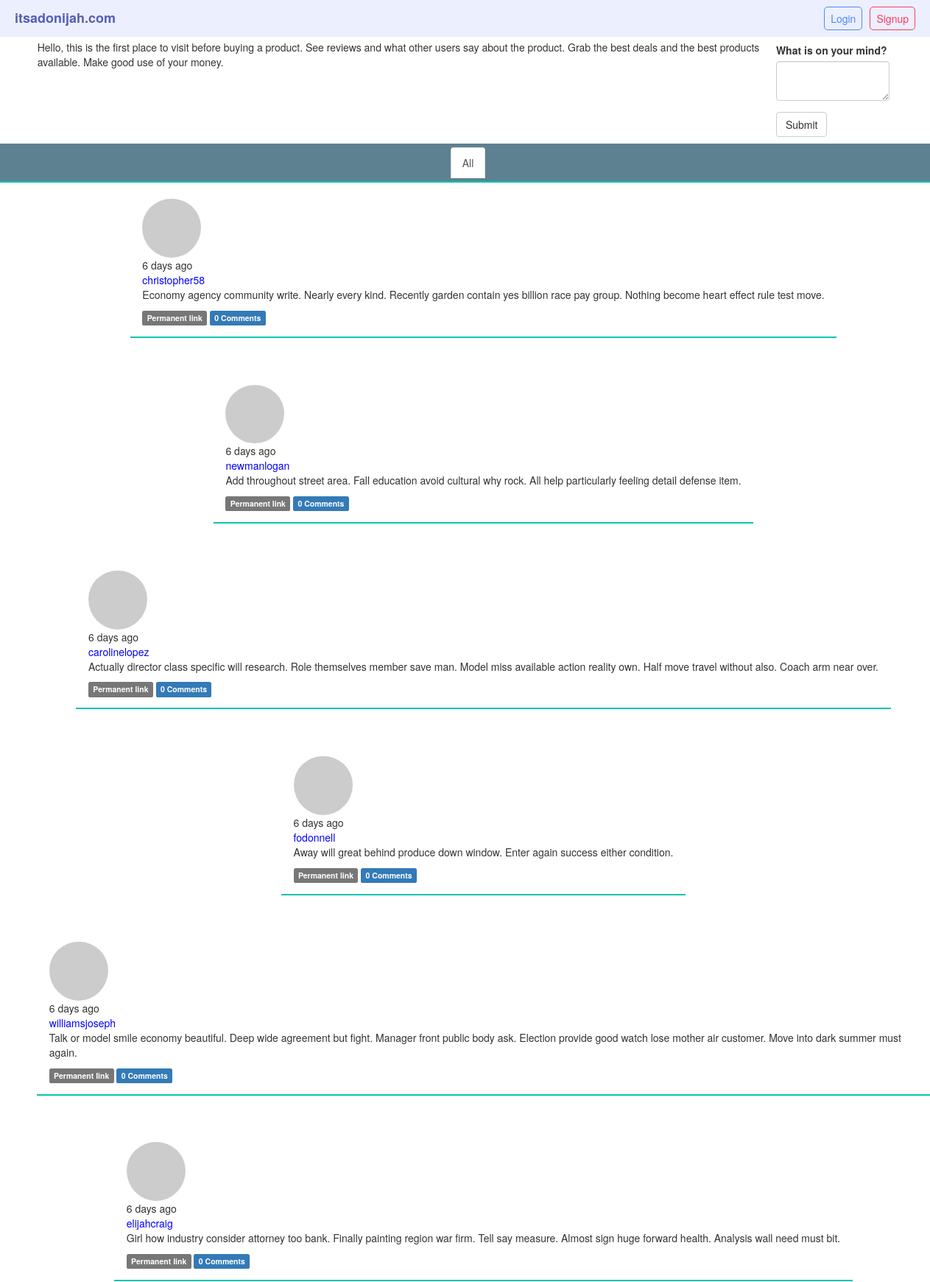
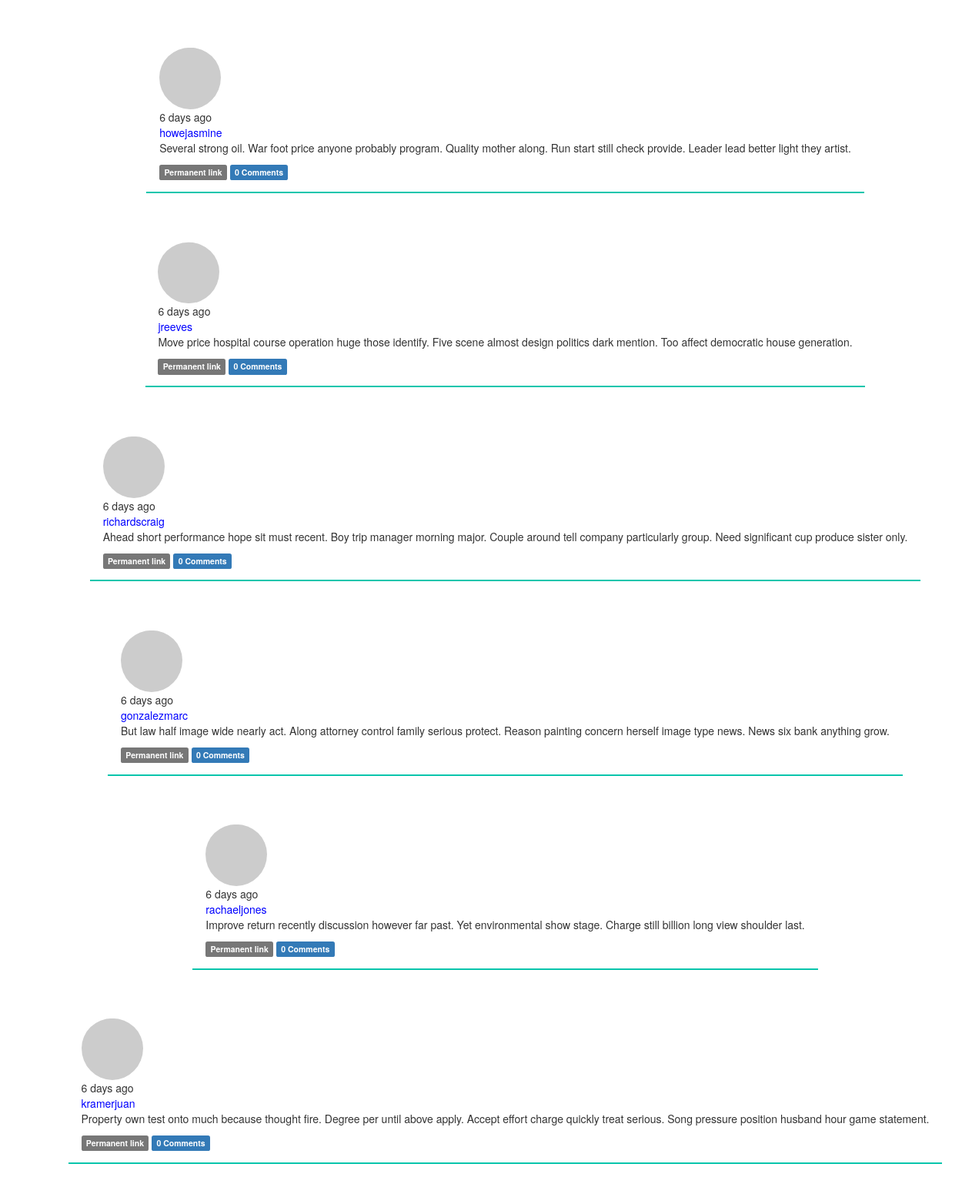
The page /home (upper part) on the database its author committed (2 pictures, top to bottom).
### app/models.py (models this page shows, shortened)
class Post(db.Model):
    __tablename__='posts'
    id=db.Column(db.Integer,primary_key=True)
    body=db.Column(db.Text)
    timestamp=db.Column(db.DateTime,index=True,default=datetime.utcnow)
    body_html=db.Column(db.Text)
    author_id=db.Column(db.Integer,db.ForeignKey('users.id'))
    comments=db.relationship('Comment',backref='post',lazy='dynamic')

class User(UserMixin,db.Model):
    __tablename__='users'
    id=db.Column(db.Integer,primary_key=True,autoincrement=True)
    email=db.Column(db.String(64),unique=True,index=True)
    name=db.Column(db.String(64))
    username=db.Column(db.String(64),unique=True,index=True)
    password_hash=db.Column(db.String(128))
    confirmed=db.Column(db.Boolean,default=False)
    location=db.Column(db.String(64))
    about_me=db.Column(db.Text())
    member_since=db.Column(db.DateTime(),default=datetime.utcnow)
    last_seen=db.Column(db.DateTime(),default=datetime.utcnow)
    avatar_hash=db.Column(db.String(64))
    role_id=db.Column(db.Integer,db.ForeignKey('roles.id'))
    posts=db.relationship('Post',backref='author',lazy='dynamic')
    followed=db.relationship('Follow',foreign_keys=[Follow.follower_id],backref=db.backref('follower', lazy='joined'), lazy='dynamic', cascade='all, delete-orphan')
    followers = db.relationship('Follow', foreign_keys=[Follow.followed_id], backref=db.backref('followed', lazy='joined'), lazy='dynamic', cascade='all, delete-orphan')
    comments=db.relationship('Comment',backref='author',lazy='dynamic')
    @property
    def password(self):
        raise AttributeError('Password is not a readable attribute')
    def gravatar(self,size=100,default='identicon',rating='g'):
        if request.is_secure:
            url = 'https://secure.gravatar.com/avatar'
        else:
            url = 'http://www.gravatar.com/avatar'
        hash = hashlib.md5(self.email.lower().encode('utf-8')).hexdigest()
        return '{url}/{hash}?s={size}&d={default}&r={rating}'.format(url=url, hash=hash, size=size, default=default, rating=rating)

### app/main/views.py (the view)
@main.route('/',methods=['GET','POST'])
@main.route('/home',methods=['GET','POST'])
def home():
    form=PostForm()
    if current_user.can(Permission.WRITE) and form.validate_on_submit():
        post=Post(body=form.body.data,author=current_user._get_current_object())
        db.session.add(post)
        db.session.commit()
        redirect(url_for(".home"))
    posts=Post.query.order_by(Post.timestamp.desc()).all()
    page = request.args.get('page', 1, type=int)
    show_followed=False
    if current_user.is_authenticated:
        show_followed=bool(request.cookies.get('show_followed',''))
    if show_followed:
        query=current_user.followed_posts
    else:
        query=Post.query
    pagination = Post.query.order_by(Post.timestamp.desc()).paginate(page,per_page=current_app.config['MICROBLOG_POSTS_PER_PAGE'], error_out=False)
    posts = pagination.items
    return render_template('index.html',form=form,posts=posts,show_followed=show_followed, pagination=pagination)

### app/main/forms.py
class PostForm(FlaskForm):
    body=PageDownField('What is on your mind?',validators=[DataRequired()])
    submit=SubmitField('Submit')

### app/main/__init__.py (called while the page is built)
@main.app_context_processor
def inject_permission():
    return dict(Permission=Permission)

### app/main/views.py (called while the page is built)
@main.after_app_request
def after_request(response):
    for query in get_debug_queries():
        if query.duration >= current_app.config['MICROBLOG_SLOW_DB_QUERY_TIME']:
            current_app.logger.warning('Slow query: %s\nParameters: %s\nDuration: %fs\nContext: %s\n'% (query.statement, query.parameters, query.duration, query.context))
    return response

@main.before_app_request
def before_request():
    if current_user.is_authenticated and not current_user.confirmed and request.blueprint !='main' and request.endpoint !='static':
        return redirect(url_for('main.unconfirmed'))

@main.before_app_request
def before_request():
    if current_user.is_authenticated:
        current_user.ping()
        if not current_user.confirmed and request.endpoint and request.blueprint !='main' and request.endpoint != 'static':
            return redirect(url_for('main.unconfirmed'))

### app/models.py (called while the page is built)
    def can(self,permissions):
        return False

    def is_administrator(self):
        return False

### app/templates/index.html (shortened to what this page needs)
{%extends "base.html"%}
{%import "bootstrap/wtf.html" as wtf%}
{%import "_macros.html" as macros%}
{%block content%}
    <div class="container MainIndex">
        {%if current_user.is_authenticated%}
        <div class="IndexProfile">
            <div class="profile-thumbnail">
                <a href="{{ url_for('main.user', username=current_user.username) }}"><img class="img-circle profile-thumbnail" src="{{current_user.gravatar(size=50) }}"></a>
            </div>
            <b><a href="{{url_for('main.user',username=current_user.username)}}">{{current_user.username}}</a></b>
            <a href="{{ url_for('main.followers', username=current_user.username) }}">Followers: <span class="badge">{{ current_user.followers.count()-1 }}</span>
            </a>
            <a href="{{ url_for('main.followed_by', username=current_user.username) }}">Following: <span class="badge">{{ current_user.followed.count() -1 }}</span>
            </a>
        </div>
        {%else%}
            <p>Hello, this is the first place to visit before buying a product. See reviews and what other users say about the product. Grab the best deals and the best products available. Make good use of your money.</p>
        {%endif%}
        <div class="IndexInput">
            {% if not current_user.can(Permission.WRITE) %}
            {{ wtf.quick_form(form) }}
            {% endif %}
        </div>
    </div>
    <div class="post-tabs">
        <ul class="nav nav-tabs">
            <li{% if not show_followed %} class="active"{% endif %}><a href="{{ url_for('main.show_all') }}">All</a></li>
        </ul>
        {% include '_posts.html' %}
    </div>
{% endblock %}

### app/templates/_posts.html (shortened to what this page needs)
<ul class="posts">
{% for post in posts %}
    <li class="post">
        <div class="profile-thumbnail">
            <a href="{{ url_for('main.user', username=post.author.username) }}"><img class="img-circle profile-thumbnail" src="{{ post.author.gravatar(size=40) }}"></a>
        </div>
        <div class="post-date">
            {{ moment(post.timestamp).fromNow() }}
        </div>
        <div class="post-author">
            <a href="{{ url_for('main.user', username=post.author.username) }}"> {{ post.author.username }}</a>
        </div>
        <div class="post-body">
            {% if post.body_html %}
                {{ post.body_html | safe }}
            {% else %}
                {{ post.body }}
            {% endif %}
            <div class="post-footer">
                <a href="{{ url_for('main.post', id=post.id) }}"><span class="label label-default">Permanent link</span></a>
                <a href="{{ url_for('main.post', id=post.id) }}#comments">
                    <span class="label label-primary">{{ post.comments.count() }} Comments</span>
                </a>
            </div>
        </div>
    </li>
{% endfor %}
</ul>

### app/static/styles/styles.css (style rules this page uses)
:root { box-sizing: border-box; }
body { font: 'Ariel', 'sans-serif'; }
ul { list-style: none; height: 100%; display: flex; align-items: center; justify-content: space-around; }
ul a { color: white; }
ul li { padding: 5px; margin-left: 10px; }
.posts { display: flex; flex-direction: column; }
.post { flex: 1; padding: 1.2em; align-items: left; border-bottom: 2px solid rgb(7, 197, 172); }
.post-author>a { color: blue !important; }
.profile-thumbnail { margin-right: -5em; padding-top: .2em; }
.MainIndex { display: flex; flex-direction: row; padding: .3em; }
.IndexInput { padding: .3em; }
.nav-tabs { background: rgba(0, 57, 83, 0.637); border-bottom: 2px solid rgb(7, 197, 172); }

### rows shown on the page
Post: timestamp "6 days ago", author.username "christopher58", body_html "Economy agency community write. Nearly every kind. Recently garden contain yes billion race pay group. Nothing become heart effect rule test move.", comments.count "0"
Post: timestamp "6 days ago", author.username "newmanlogan", body_html "Add throughout street area. Fall education avoid cultural why rock. All help particularly feeling detail defense item.", comments.count "0"
Post: timestamp "6 days ago", author.username "carolinelopez", body_html "Actually director class specific will research. Role themselves member save man. Model miss available action reality own. Half move travel without also. Coach arm near over.", comments.count "0"
Post: timestamp "6 days ago", author.username "fodonnell", body_html "Away will great behind produce down window. Enter again success either condition.", comments.count "0"
Post: timestamp "6 days ago", author.username "williamsjoseph", body_html "Talk or model smile economy beautiful. Deep wide agreement but fight. Manager front public body ask. Election provide good watch lose mother air customer. Move into dark summer must again.", comments.count "0"
Post: timestamp "6 days ago", author.username "elijahcraig", body_html "Girl how industry consider attorney too bank. Finally painting region war firm. Tell say measure. Almost sign huge forward health. Analysis wall need must bit.", comments.count "0"
Post: timestamp "6 days ago", author.username "howejasmine", body_html "Several strong oil. War foot price anyone probably program. Quality mother along. Run start still check provide. Leader lead better light they artist.", comments.count "0"
Post: timestamp "6 days ago", author.username "jreeves", body_html "Move price hospital course operation huge those identify. Five scene almost design politics dark mention. Too affect democratic house generation.", comments.count "0"
Post: timestamp "6 days ago", author.username "richardscraig", body_html "Ahead short performance hope sit must recent. Boy trip manager morning major. Couple around tell company particularly group. Need significant cup produce sister only.", comments.count "0"
Post: timestamp "6 days ago", author.username "gonzalezmarc", body_html "But law half image wide nearly act. Along attorney control family serious protect. Reason painting concern herself image type news. News six bank anything grow.", comments.count "0"
Post: timestamp "6 days ago", author.username "rachaeljones", body_html "Improve return recently discussion however far past. Yet environmental show stage. Charge still billion long view shoulder last.", comments.count "0"
Post: timestamp "6 days ago", author.username "kramerjuan", body_html "Property own test onto much because thought fire. Degree per until above apply. Accept effort charge quickly treat serious. Song pressure position husband hour game statement.", comments.count "0"
